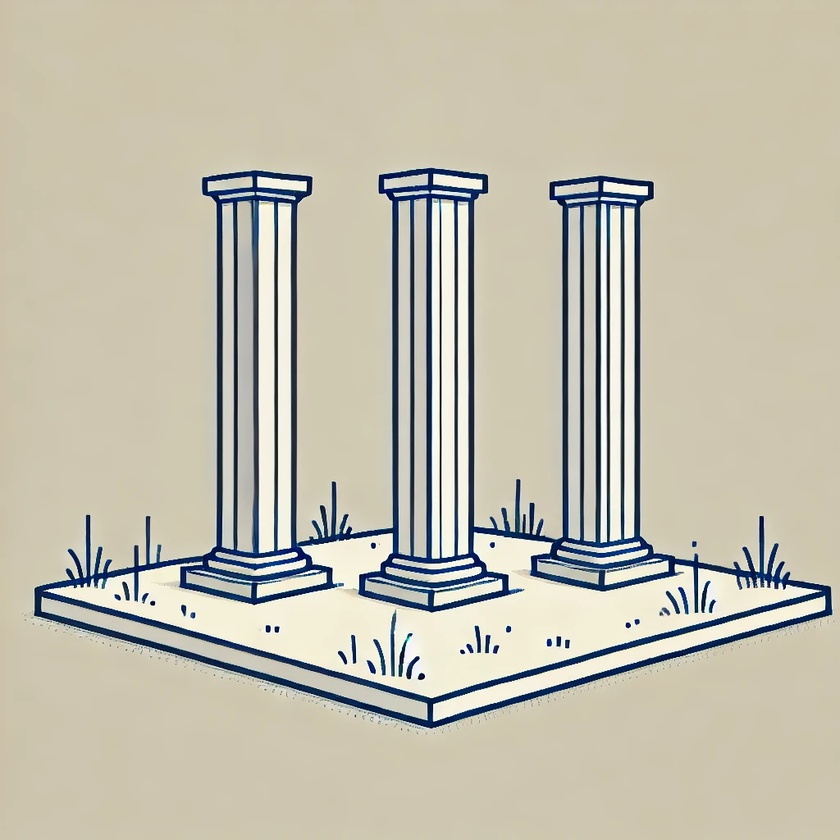
#> input picture pillar-segmentation/data/input/input_image.jpg, 840 x 840 px, shrunk from 1024 x 1024 before the run; its folder holds only this picture in this run
$ python preprocess.py
#> lines starting #> are read from the running program, lines starting #| are printed output that depends on the picture; after the words box and inside, x2 and y2 are one past the last pixel; in counts of white or black regions, pixels touching at a corner belong together
import cv2
import os
import sys
import os
sys.path.append(os.path.dirname(os.path.dirname(os.path.abspath(__file__))))

from config import INPUT_DIR, OUTPUT_DIR

def preprocess_image(image_path):
    image = cv2.imread(image_path)
#> image is the input picture: shape (840, 840, 3); mean B, G, R 173.7, 189.8, 193.7
    if image is None:
        raise FileNotFoundError(f"Image not found: {image_path}")

    gray_image = cv2.cvtColor(image, cv2.COLOR_BGR2GRAY)
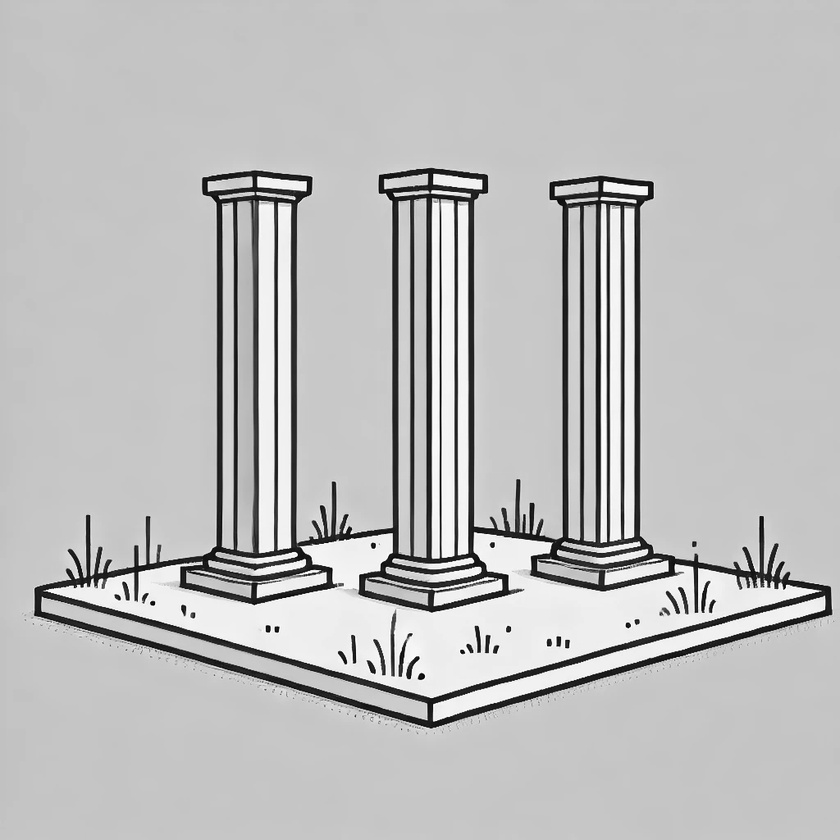
#> gray_image: shape (840, 840); min 1, max 255, mean 189.1

    adaptive_thresh = cv2.adaptiveThreshold(
        gray_image, 255,
        cv2.ADAPTIVE_THRESH_GAUSSIAN_C,
        cv2.THRESH_BINARY_INV,
        11, 2
    )
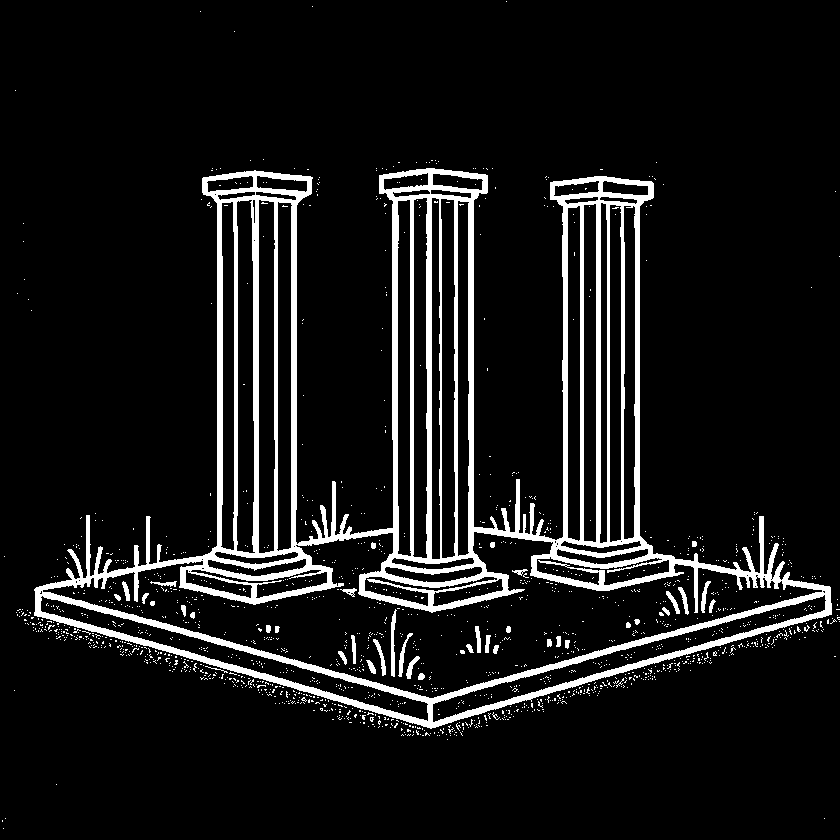
#> adaptive_thresh: shape (840, 840); 9.1% white; 1537 white regions (1498 under 20 px), largest, box (x1, y1, x2, y2) and area: (34, 168, 832, 729) 58815, (391, 609, 397, 677) 237, (398, 633, 413, 677) 159

    blurred_image = cv2.GaussianBlur(gray_image, (5, 5), 0)

    _, thresholded_image = cv2.threshold(blurred_image, 127, 255, cv2.THRESH_BINARY)
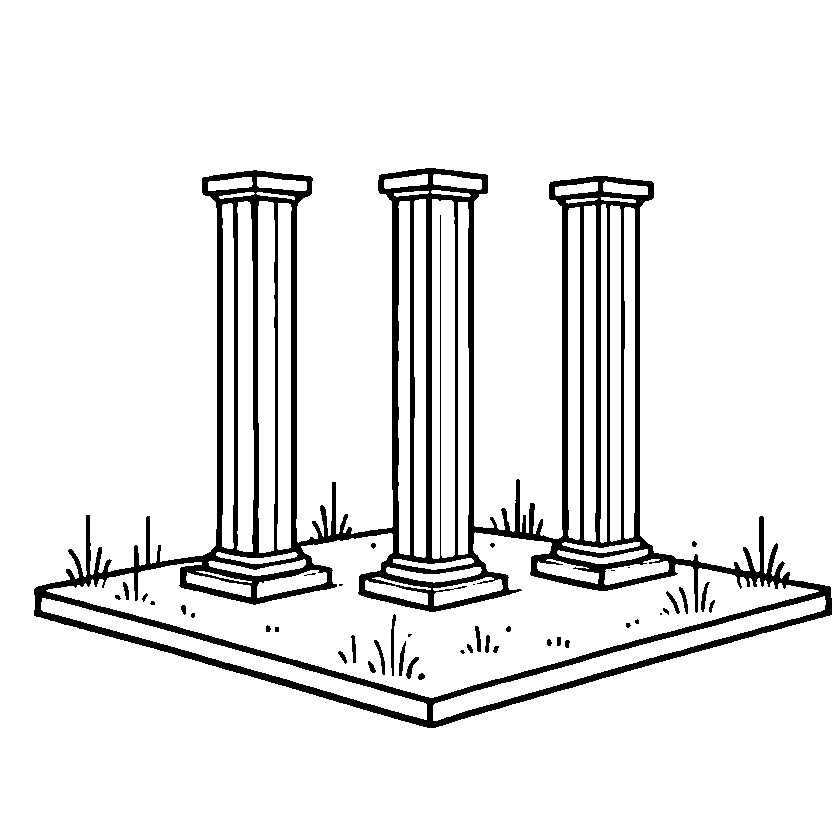
#> thresholded_image: shape (840, 840); 91.4% white; 43 black regions (13 under 20 px), largest, box (x1, y1, x2, y2) and area: (34, 168, 832, 728) 58790, (391, 614, 396, 676) 175, (374, 640, 385, 675) 122

    return thresholded_image


if __name__ == "__main__":
    os.makedirs(OUTPUT_DIR, exist_ok=True)
    for file_name in os.listdir(INPUT_DIR):
        file_path = os.path.join(INPUT_DIR, file_name)
        if file_name.lower().endswith(('.png', '.jpg', '.jpeg')):
            preprocessed_image = preprocess_image(file_path)
            output_path = os.path.join(OUTPUT_DIR, f"preprocessed_{file_name}")
            cv2.imwrite(output_path, preprocessed_image)
            print(f"Saved preprocessed image: {output_path}")
